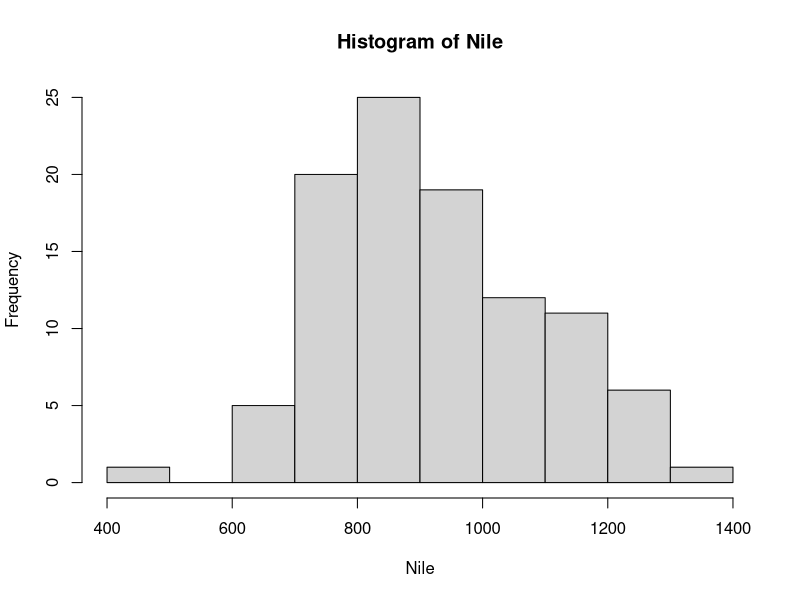
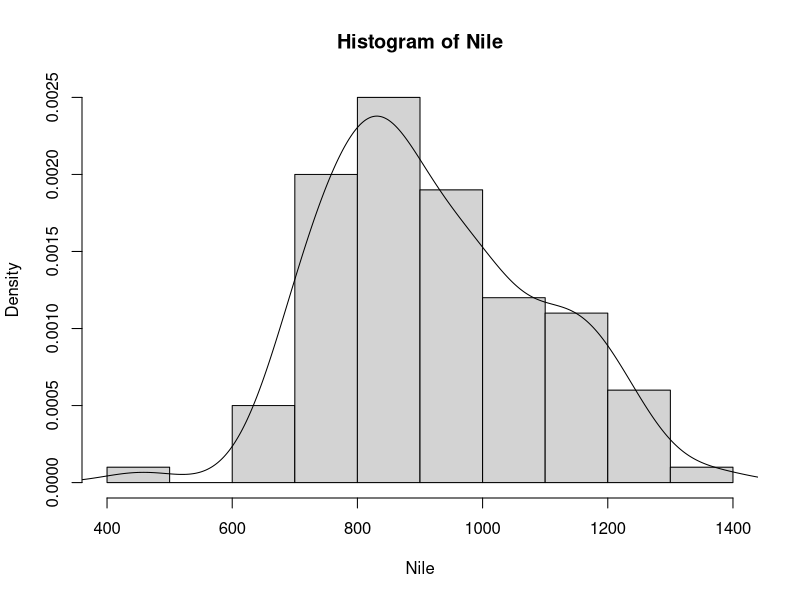
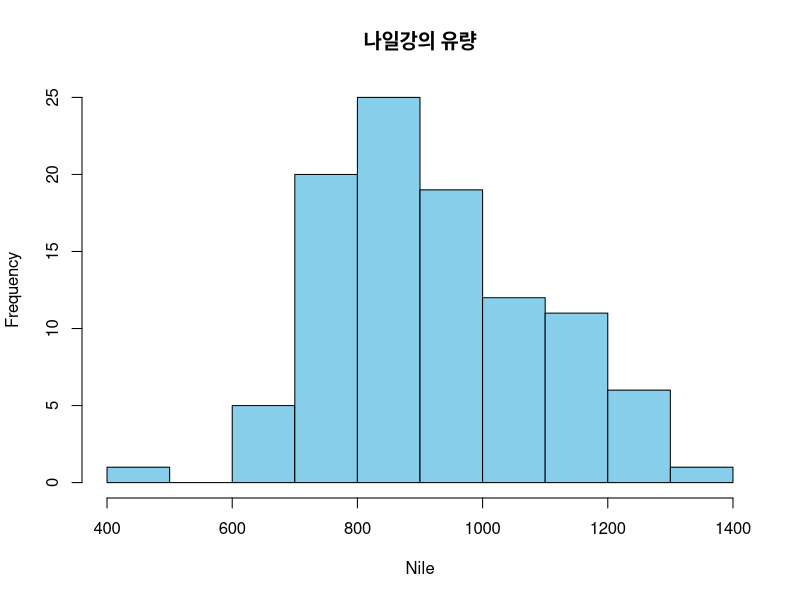

These figures' R source, in order:
#데이터 셋 보기
data()

#히스토그램 : 빈도수
# Flow of the River Nile
hist(Nile)

Nile
#히스토그램 : 밀도 F : False
hist(Nile, freq=F)

# 분포곡선(Line)
lines(density(Nile))

hist(Nile,
     col="skyblue",  #color 설정
     main="나일강의 유량")  # 제목 설정
